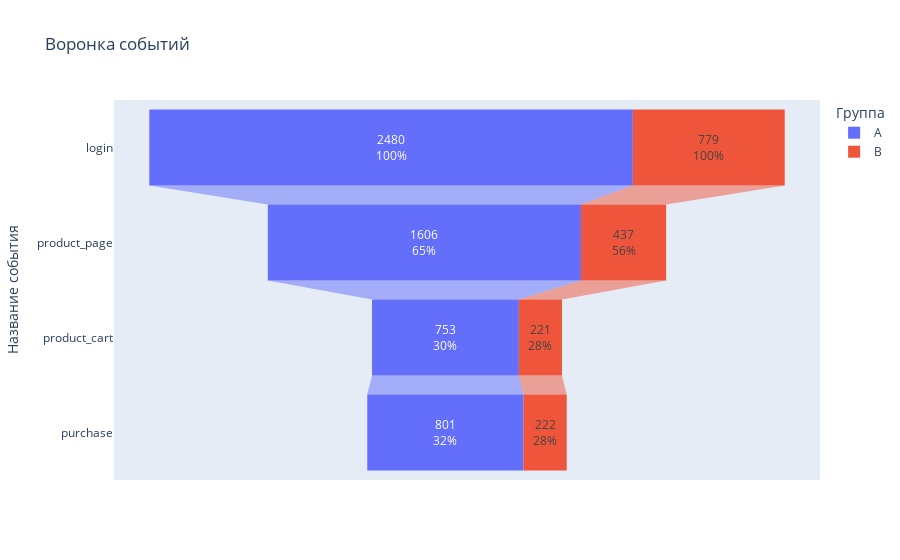

Notebook code cell kept with this figure:
### Markdown cell above
Сформируем и визуализируем воронку событий по количеству уникальных пользователей на каждое событие.

### Code cell
# Группируем события по количеству уникальных пользователей с разбивкой на группы теста
event_funnel = final_ab_participants.pivot_table(index='event_name', columns='group', values='user_id', aggfunc=['nunique'])\
                                    .droplevel(level=0, axis=1)

# Меняем последовательность событий воронки в соответсвтии с порядком целевых действий пользователей
new_order = ['login', 'product_page', 'product_cart', 'purchase']
event_funnel = event_funnel.reindex(new_order)

# Визуализируем воронку событий
fig = go.Figure()

fig.add_trace(go.Funnel(
    name = 'A',
    y = event_funnel.index,
    x = event_funnel['A'].tolist(),
    textinfo = "value+percent initial"))

fig.add_trace(go.Funnel(
    name = 'B',
    y = event_funnel.index,
    x = event_funnel['B'].tolist(),
    textposition = "inside",
    textinfo = "value+percent initial"))

fig.update_layout(title='Воронка событий',
                  yaxis_title='Название события',
                  legend_title_text='Группа'
                 )

fig.show()

### Figure 1 — Plotly figure (JSON) as saved in the notebook; plotly's stock layout.template omitted (floating-point values rounded to 4 significant figures)
{"data": [{"name": "A", "textinfo": "value+percent initial", "type": "funnel", "x": [2480, 1606, 753, 801], "y": ["login", "product_page", "product_cart", "purchase"]}, {"name": "B", "textinfo": "value+percent initial", "textposition": "inside", "type": "funnel", "x": [779, 437, 221, 222], "y": ["login", "product_page", "product_cart", "purchase"]}], "layout": {"legend": {"title": {"text": "Группа"}}, "title": {"text": "Воронка событий"}, "yaxis": {"title": {"text": "Название события"}}}}
